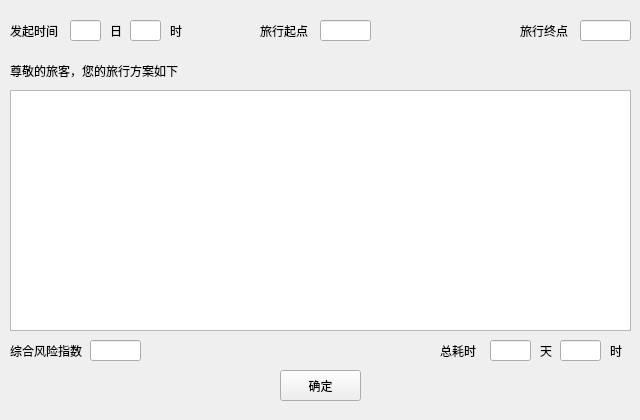
<?xml version="1.0" encoding="UTF-8"?>
<ui version="4.0">
 <class>PlanViewer</class>
 <widget class="QWidget" name="PlanViewer">
  <property name="geometry">
   <rect>
    <x>0</x>
    <y>0</y>
    <width>640</width>
    <height>420</height>
   </rect>
  </property>
  <property name="minimumSize">
   <size>
    <width>640</width>
    <height>420</height>
   </size>
  </property>
  <property name="maximumSize">
   <size>
    <width>640</width>
    <height>420</height>
   </size>
  </property>
  <property name="font">
   <font>
    <family>Microsoft YaHei UI</family>
   </font>
  </property>
  <property name="windowTitle">
   <string>旅行方案查询 - 低风险旅行模拟系统</string>
  </property>
  <property name="windowIcon">
   <iconset resource="COVID_19_Travel_System.qrc">
    <normaloff>:/COVID_19_Travel_System/Resources/Main.png</normaloff>:/COVID_19_Travel_System/Resources/Main.png</iconset>
  </property>
  <widget class="QPushButton" name="pushButton">
   <property name="geometry">
    <rect>
     <x>280</x>
     <y>370</y>
     <width>81</width>
     <height>31</height>
    </rect>
   </property>
   <property name="text">
    <string>确定</string>
   </property>
  </widget>
  <widget class="QLabel" name="label">
   <property name="geometry">
    <rect>
     <x>10</x>
     <y>60</y>
     <width>231</width>
     <height>21</height>
    </rect>
   </property>
   <property name="text">
    <string>尊敬的旅客，您的旅行方案如下</string>
   </property>
  </widget>
  <widget class="QListWidget" name="listWidgetPlan">
   <property name="geometry">
    <rect>
     <x>10</x>
     <y>90</y>
     <width>621</width>
     <height>241</height>
    </rect>
   </property>
  </widget>
  <widget class="QLabel" name="label_2">
   <property name="geometry">
    <rect>
     <x>10</x>
     <y>20</y>
     <width>51</width>
     <height>21</height>
    </rect>
   </property>
   <property name="text">
    <string>发起时间</string>
   </property>
  </widget>
  <widget class="QLineEdit" name="lineEditStartHour">
   <property name="geometry">
    <rect>
     <x>130</x>
     <y>20</y>
     <width>31</width>
     <height>21</height>
    </rect>
   </property>
   <property name="alignment">
    <set>Qt::AlignCenter</set>
   </property>
   <property name="readOnly">
    <bool>true</bool>
   </property>
  </widget>
  <widget class="QLineEdit" name="lineEditStartCity">
   <property name="geometry">
    <rect>
     <x>320</x>
     <y>20</y>
     <width>51</width>
     <height>21</height>
    </rect>
   </property>
   <property name="alignment">
    <set>Qt::AlignCenter</set>
   </property>
   <property name="readOnly">
    <bool>true</bool>
   </property>
  </widget>
  <widget class="QLabel" name="label_3">
   <property name="geometry">
    <rect>
     <x>260</x>
     <y>20</y>
     <width>51</width>
     <height>21</height>
    </rect>
   </property>
   <property name="text">
    <string>旅行起点</string>
   </property>
  </widget>
  <widget class="QLineEdit" name="lineEditEndCity">
   <property name="geometry">
    <rect>
     <x>580</x>
     <y>20</y>
     <width>51</width>
     <height>21</height>
    </rect>
   </property>
   <property name="alignment">
    <set>Qt::AlignCenter</set>
   </property>
   <property name="readOnly">
    <bool>true</bool>
   </property>
  </widget>
  <widget class="QLabel" name="label_4">
   <property name="geometry">
    <rect>
     <x>520</x>
     <y>20</y>
     <width>51</width>
     <height>21</height>
    </rect>
   </property>
   <property name="text">
    <string>旅行终点</string>
   </property>
  </widget>
  <widget class="QLabel" name="label_5">
   <property name="geometry">
    <rect>
     <x>170</x>
     <y>20</y>
     <width>16</width>
     <height>21</height>
    </rect>
   </property>
   <property name="text">
    <string>时</string>
   </property>
  </widget>
  <widget class="QLineEdit" name="lineEditUsedDay">
   <property name="geometry">
    <rect>
     <x>490</x>
     <y>340</y>
     <width>41</width>
     <height>21</height>
    </rect>
   </property>
   <property name="alignment">
    <set>Qt::AlignCenter</set>
   </property>
   <property name="readOnly">
    <bool>true</bool>
   </property>
  </widget>
  <widget class="QLabel" name="label_6">
   <property name="geometry">
    <rect>
     <x>440</x>
     <y>340</y>
     <width>41</width>
     <height>21</height>
    </rect>
   </property>
   <property name="text">
    <string>总耗时</string>
   </property>
  </widget>
  <widget class="QLabel" name="label_7">
   <property name="geometry">
    <rect>
     <x>540</x>
     <y>340</y>
     <width>41</width>
     <height>21</height>
    </rect>
   </property>
   <property name="text">
    <string>天</string>
   </property>
  </widget>
  <widget class="QLineEdit" name="lineEditUsedHour">
   <property name="geometry">
    <rect>
     <x>560</x>
     <y>340</y>
     <width>41</width>
     <height>21</height>
    </rect>
   </property>
   <property name="alignment">
    <set>Qt::AlignCenter</set>
   </property>
   <property name="readOnly">
    <bool>true</bool>
   </property>
  </widget>
  <widget class="QLabel" name="label_8">
   <property name="geometry">
    <rect>
     <x>610</x>
     <y>340</y>
     <width>21</width>
     <height>21</height>
    </rect>
   </property>
   <property name="text">
    <string>时</string>
   </property>
  </widget>
  <widget class="QLabel" name="label_9">
   <property name="geometry">
    <rect>
     <x>10</x>
     <y>340</y>
     <width>81</width>
     <height>21</height>
    </rect>
   </property>
   <property name="text">
    <string>综合风险指数</string>
   </property>
  </widget>
  <widget class="QLineEdit" name="lineEditDanger">
   <property name="geometry">
    <rect>
     <x>90</x>
     <y>340</y>
     <width>51</width>
     <height>21</height>
    </rect>
   </property>
   <property name="alignment">
    <set>Qt::AlignCenter</set>
   </property>
   <property name="readOnly">
    <bool>true</bool>
   </property>
  </widget>
  <widget class="QLineEdit" name="lineEditStartDay">
   <property name="geometry">
    <rect>
     <x>70</x>
     <y>20</y>
     <width>31</width>
     <height>21</height>
    </rect>
   </property>
   <property name="alignment">
    <set>Qt::AlignCenter</set>
   </property>
   <property name="readOnly">
    <bool>true</bool>
   </property>
  </widget>
  <widget class="QLabel" name="label_10">
   <property name="geometry">
    <rect>
     <x>110</x>
     <y>20</y>
     <width>16</width>
     <height>21</height>
    </rect>
   </property>
   <property name="text">
    <string>日</string>
   </property>
  </widget>
 </widget>
 <layoutdefault spacing="6" margin="11"/>
 <resources>
  <include location="COVID_19_Travel_System.qrc"/>
 </resources>
 <connections>
  <connection>
   <sender>pushButton</sender>
   <signal>clicked()</signal>
   <receiver>PlanViewer</receiver>
   <slot>close()</slot>
   <hints>
    <hint type="sourcelabel">
     <x>308</x>
     <y>305</y>
    </hint>
    <hint type="destinationlabel">
     <x>381</x>
     <y>300</y>
    </hint>
   </hints>
  </connection>
 </connections>
</ui>
